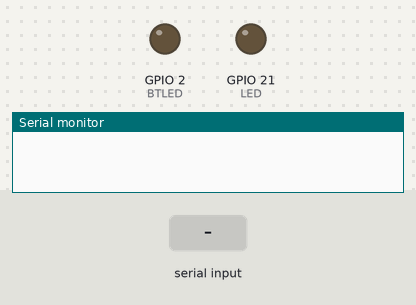
The sketch below on a simulated ESP32. On the bench: output pins drawn as LEDs (lit = HIGH), the last lines printed to the serial monitor. The inputs (shaded band) are chosen by the test bench. Nothing arrives over Bluetooth unless stated.

Above: at 1.2 s.
1.3 s: "F" received over the second serial link
At 2.0 s:
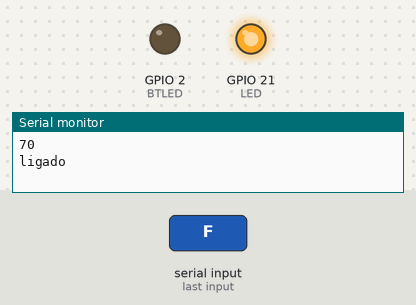
2.8 s: "1" received over the second serial link
At 3.1 s:
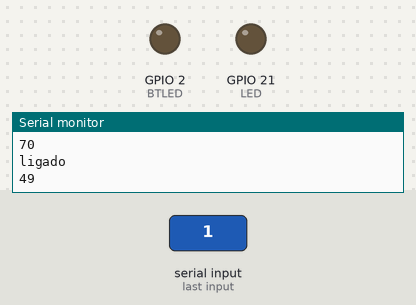
Timing chart, 0 to 5.8 s (numbered marks = the images above; inputs shaded):
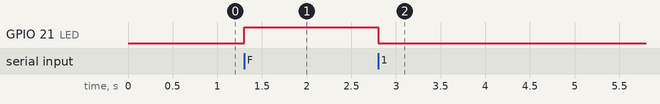

Measured:
- after the input at 1.3 s, GPIO 21 (LED): LOW → HIGH at once
- after the input at 2.8 s, GPIO 21 (LED): HIGH → LOW at once

The sketch:

sketch_mar31a.ino
```cpp
//ESPtera lagarrrto

#include "BluetoothSerial.h"

#define LED 21

BluetoothSerial ESP_BT;

unsigned int delay1 = 0;
unsigned int ledstatus = 0;
#define BTLED 2

unsigned char sinal;


void setup() {
  Serial.begin(9600);
  ESP_BT.begin("ESPtera_Lagarrto");
  pinMode (BTLED, OUTPUT);
  pinMode (LED, OUTPUT);
}

void loop(){
  if (ESP_BT.available()){
    bt_led();
    sinal = ESP_BT.read();
    Serial.println(sinal);
    if(sinal == 70){
      digitalWrite(LED, HIGH);
      Serial.println("ligado");
    }else{
      digitalWrite(LED, LOW);
    }
  }
}


void ledzin(){
  if(ledstatus == 1){
      digitalWrite(BTLED, LOW);
      ledstatus = 0;
    }else{
      digitalWrite(BTLED, HIGH);
      ledstatus = 1;
    }
}

void bt_led(){
  if(!(ESP_BT.available())){
    digitalWrite(BTLED, LOW);
  }
  delay1++;

  if(delay1>10){
    ledzin();
    delay1 = 0;
  }
}
```
